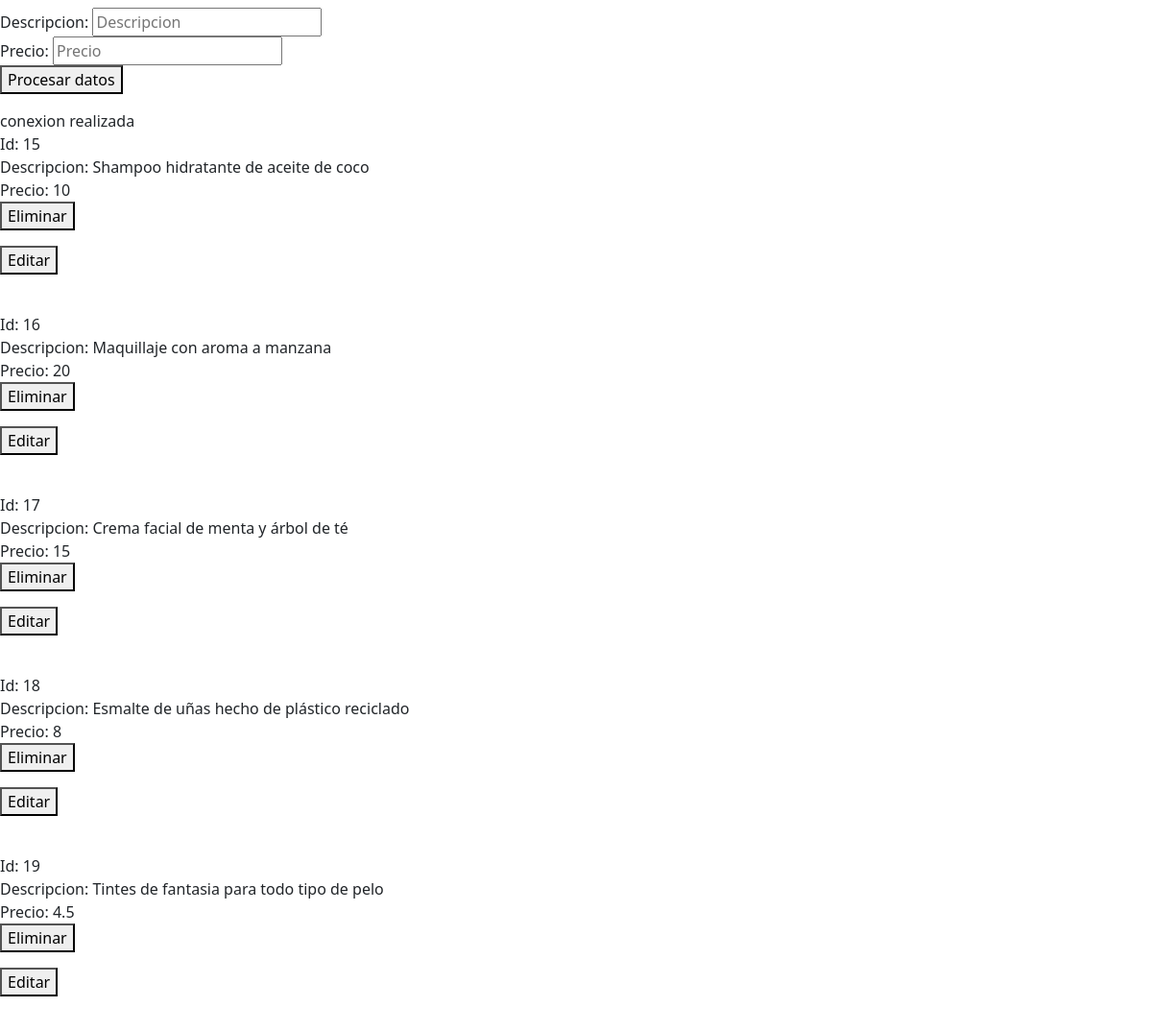
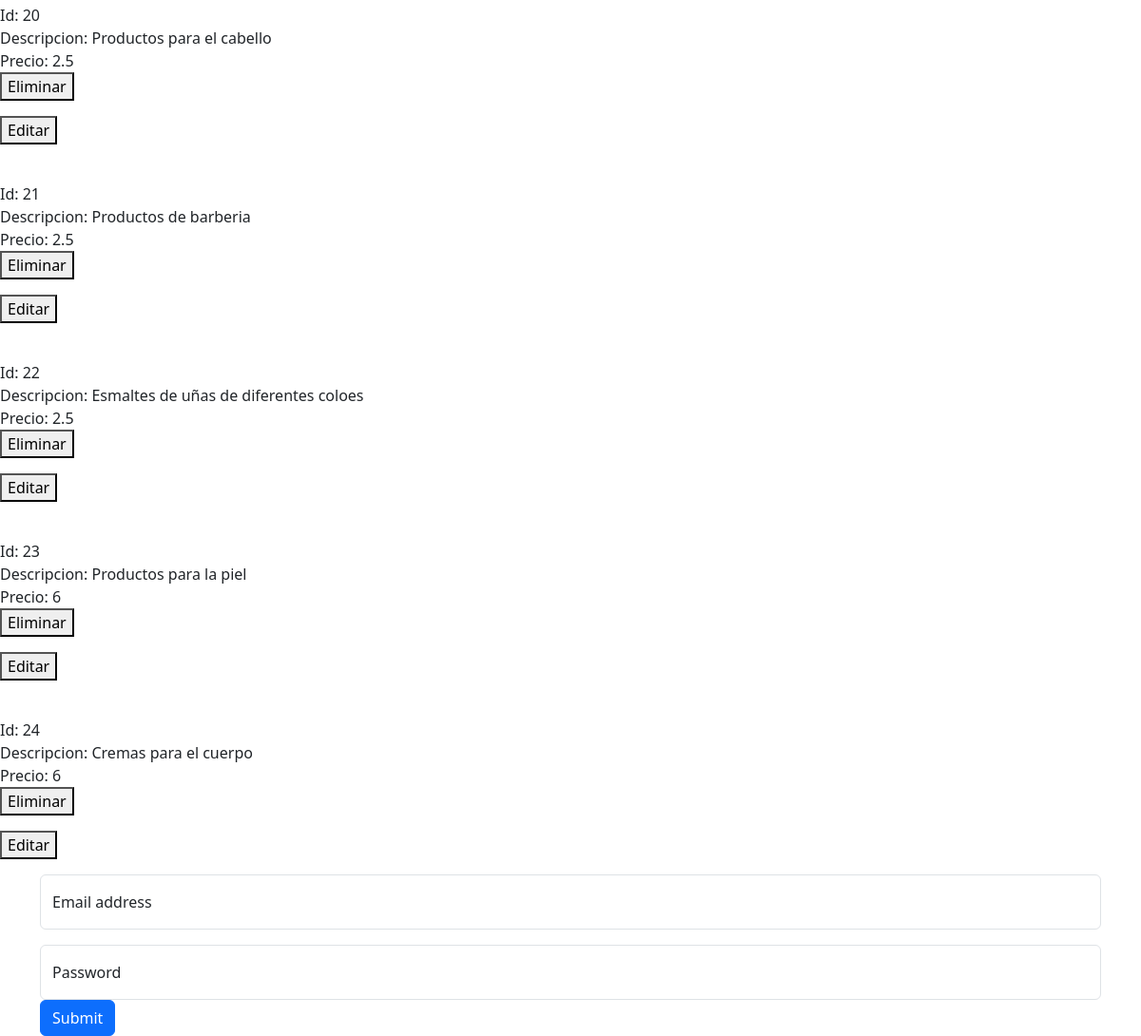
The page /formulario.php on the database its author committed (2 pictures, top to bottom).
### tables this page shows
CREATE TABLE productos(
    id_producto INT AUTO_INCREMENT PRIMARY KEY,
    nombre VARCHAR(50) NOT NULL,
    descripcion VARCHAR(50) NOT NULL,
    img VARCHAR(250) NOT NULL,
    precio double NOT NULL
);

### DAL/producto.php (the view, shortened to what this page needs)
<?php
function readProducto()
{
    try {
        $conexion = Conecta();
        $stmt = "SELECT * FROM productos";
        $result = mysqli_query($conexion, $stmt);
        if (!mysqli_error($conexion)) {
            echo "conexion realizada";
        }
        while ($row = mysqli_fetch_assoc($result)) {
            echo "<br>";
            echo "Id: " . $row["id_producto"] . "<br>";
            echo "Descripcion: " . $row["descripcion"] . "<br>";
            echo "Precio: " . $row["precio"] . "<br>";
            echo "<form action='' method='post'>";
            echo "<button type='submit'>Eliminar</button>";
            echo "</form>";
            echo "<form action='' method='post'>";
            echo "<button type='submit'>Editar</button>";
            echo "</form>";
        }
    } catch (\Throwable $th) {
        echo $th;
    } finally {
        Desconecta($conexion);
    }
    return $stmt;
}

### rows shown on the page
productos: id_producto "15", descripcion "Shampoo hidratante de aceite de coco", precio "10"
productos: id_producto "16", descripcion "Maquillaje con aroma a manzana", precio "20"
productos: id_producto "17", descripcion "Crema facial de menta y árbol de té", precio "15"
productos: id_producto "18", descripcion "Esmalte de uñas hecho de plástico reciclado", precio "8"
productos: id_producto "19", descripcion "Tintes de fantasia para todo tipo de pelo", precio "4.5"
productos: id_producto "20", descripcion "Productos para el cabello", precio "2.5"
productos: id_producto "21", descripcion "Productos de barberia", precio "2.5"
productos: id_producto "22", descripcion "Esmaltes de uñas de diferentes coloes", precio "2.5"
productos: id_producto "23", descripcion "Productos para la piel", precio "6"
productos: id_producto "24", descripcion "Cremas para el cuerpo", precio "6"
